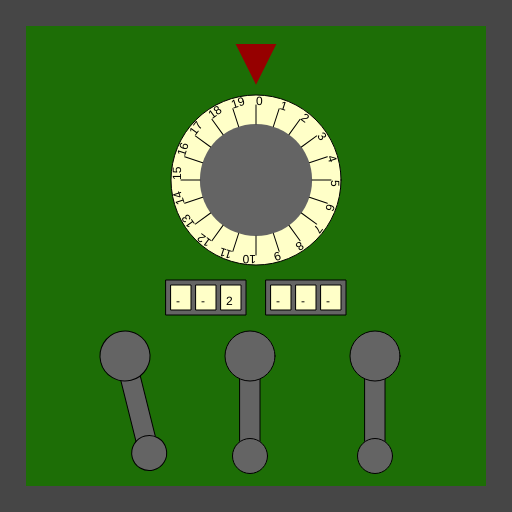
Frame 1 (no input)
Frame 60 (no input): identical to frame 1, image omitted
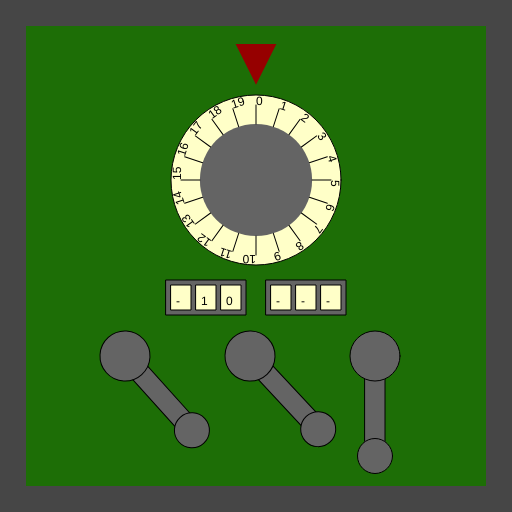
Frame 120 (the mouse pressed at the canvas centre since frame 60)

The p5.js sketch that drew these frames (run headless with seeded random() and noise() and a simulated clock; from frame 60 on, the mouse is pressed at the canvas centre):

// p5.js sketch
// ── sketch.js
/*

Officer: 6568886
CaseNum: 303-3-67911736-6568886

Case 303 - The Case of the Crooked Attorney
Stage 4 - The Courthouse

Torvalds has his final safe in his courthouse chambers. Luckily there is a court case proceeding.
You can sneak into his chambers whilst he makes his closing statement.

Crack the safe by doing the following:

	Whilst the mouse is being dragged:
	- Use the 'map' function to scale mouseY to values ranging from 3 to 15.
	- Assign the output to Classified_locker_comb_0

	Whilst the mouse is moving:
	- Use the 'map' function to scale mouseY to values ranging from 2 to 19.
	- Assign the output to Classified_locker_comb_1

	When any key is pressed:
	- Make Classified_locker_comb_2 equal to the value of 'keyCode'

	Whilst the mouse is moving:
	- Use the 'map' function to scale mouseX to values ranging from 14 to 70.
	- Assign the output to Classified_locker_comb_3

	When the mouse button is pressed:
	- Use the 'map' function to scale mouseY to values ranging from 14 to 72.
	- Assign the output to Classified_locker_comb_4

	Whilst the mouse is being dragged:
	- Use the 'map' function to scale mouseY to values ranging from 12 to 73.
	- Assign the output to Classified_locker_comb_5



This time you'll need to create the relevant event handlers yourself.

There are many possible ways of investigating this case, but you
should use ONLY the following commands:

	- The assignment operator aka. the equals sign !
	- mouseX, mouseY
	- key, keyCode
	- random
	- map

*/

//declare the variables

var Classified_locker_comb_0;
var Classified_locker_comb_1;
var Classified_locker_comb_2;
var Classified_locker_comb_3;
var Classified_locker_comb_4;
var Classified_locker_comb_5;


function preload()
{
	//IMAGES WILL BE LOADED HERE

}

function setup()
{
	createCanvas(512,512);

	//initialise the variables
	Classified_locker_comb_0 = 0;
	Classified_locker_comb_1 = "";
	Classified_locker_comb_2 = "";
	Classified_locker_comb_3 = 0;
	Classified_locker_comb_4 = 0;
	Classified_locker_comb_5 = 0;

}

///////////////////EVENT HANDLERS///////////////////

//Create event handlers here to open the safe ...

function mouseDragged()
{
	Classified_locker_comb_0 = map(mouseY, 0, height, 3, 15);
	Classified_locker_comb_5 = map(mouseY, 0, height, 12, 73);
}

function mouseMoved()
{
	Classified_locker_comb_1 = map(mouseY, 0, height, 2, 19);
	Classified_locker_comb_3 = map(mouseX, 0, width, 14, 70);
}

function keyPressed()
{
	Classified_locker_comb_2 = keyCode;
}

function mousePressed()
{
	Classified_locker_comb_4 = map(mouseY, 0, height, 14, 72);
}

///////////////DO NOT CHANGE CODE BELOW THIS POINT///////////////////

function draw()
{

	//Draw the safe door
	background(70);
	noStroke();
	fill(29,110,6);
	rect(26,26,width-52,width-52);

	//Draw the combination dial
	push();
	translate(256,180);
	drawDial(170,Classified_locker_comb_0,20);
	pop();

	//Draw the spinners
	push();
	translate(206,280);
	drawSpinner(3, Classified_locker_comb_1);
	pop();

	push();
	translate(306,280);
	drawSpinner(3, Classified_locker_comb_2);
	pop();

	//Draw the levers
	push();
	translate(125,356);
	drawLever(Classified_locker_comb_3);
	pop();

	push();
	translate(250,356);
	drawLever(Classified_locker_comb_4);
	pop();

	push();
	translate(375,356);
	drawLever(Classified_locker_comb_5);
	pop();

}

function drawDial(diameter,num,maxNum)
{
	//the combination lock

	var r = diameter * 0.5;
	var p = r * 0.6;

	stroke(0);
	fill(255,255,200);
	ellipse(0,0,diameter,diameter);
	fill(100);
	noStroke();
	ellipse(0,0,diameter*0.66,diameter*0.66);
	fill(150,0,0);
	triangle(
		-p * 0.4,-r-p,
		p * 0.4,-r-p,
		0,-r-p/5
	);

	noStroke();

	push();
	var inc = 360/maxNum;

	rotate(radians(-num * inc));
	for(var i = 0; i < maxNum; i++)
	{
		push();
		rotate(radians(i * inc));
		stroke(0);
		line(0,-r*0.66,0,-(r-10));
		noStroke();
		fill(0);
		text(i,0,-(r-10));
		pop();
	}

	pop();
}

function drawLever(rot)
{
	push();
	rotate(radians(-rot))
	stroke(0);
	fill(100);
	rect(-10,0,20,100);
	ellipse(0,0,50,50);
	ellipse(0,100,35,35);
	pop();
}

function drawSpinner(numSpinners, val)
{
	var sw = 20;
	var ow = (sw + 5) * numSpinners + 5;
	stroke(0);
	fill(100);
	rect(-ow/2,0,ow,35);
	if(typeof(val) == "number")
	{
		val = floor(val).toString(); //convert to string
	}
	var d = numSpinners - val.length;

	for(var d = numSpinners - val.length; d > 0; d--)
	{
		val = "-" + val;
	}

	for(var i = 0; i < numSpinners; i++)
	{
		stroke(0);
		fill(255,255,200);
		rect(-ow/2 + i * (sw + 5) + 5,5,20,25);
		fill(0);
		noStroke();
		text(val[i],-ow/2 + sw/2 + i * (sw +5),25);
	}

}
